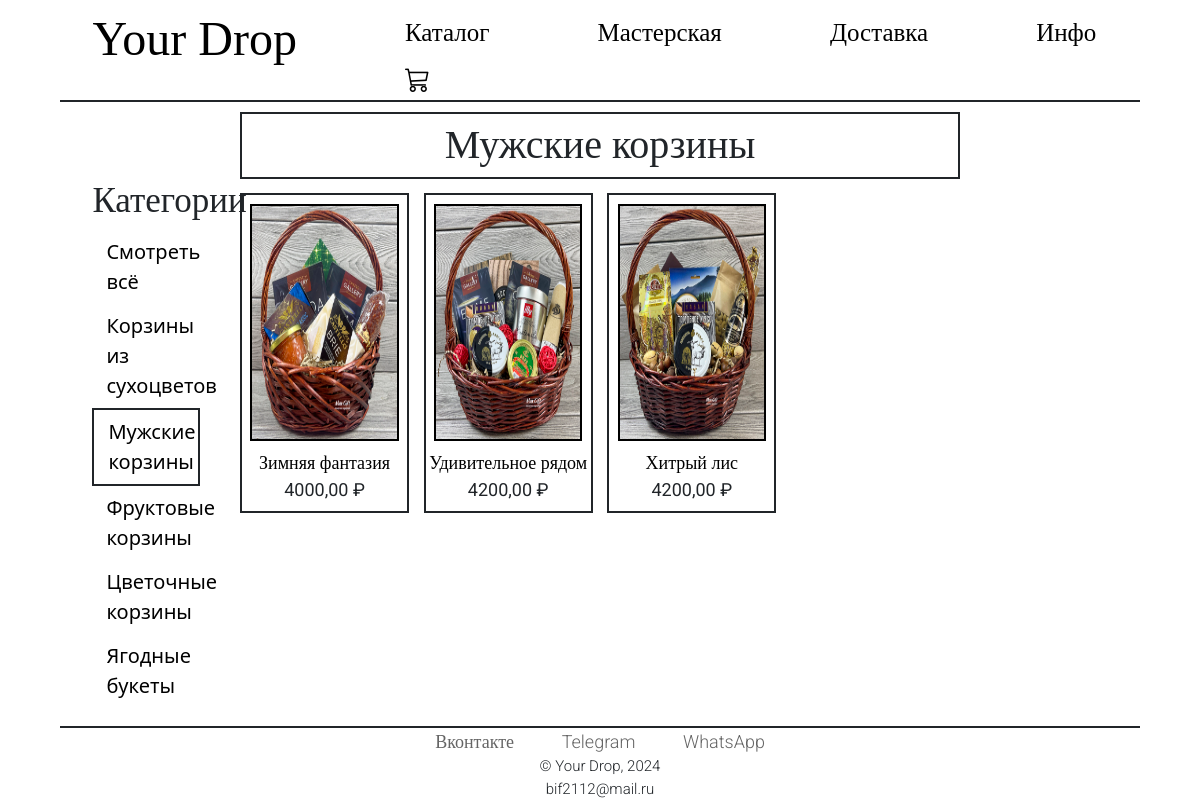
The page /shop/muzhskie-nabory/ on the database its author committed.
### shop/models.py (models this page shows, shortened)
class Category(models.Model):
    name = models.CharField(max_length=200, db_index=True)
    slug = models.SlugField(max_length=200, db_index=True, unique=True)
    class Meta:
        ordering = ('name',)
        verbose_name = 'Категория'
        verbose_name_plural = 'Категории'
    def get_absolute_url(self):
        return reverse('shop:product_list_by_category',
                       args=[self.slug])

class Product(models.Model):
    category = models.ForeignKey(Category, related_name='products', on_delete=models.CASCADE)
    name = models.CharField(max_length=200, db_index=True)
    slug = models.SlugField(max_length=200, db_index=True)
    image = models.ImageField(upload_to='products/%Y/%m/%d', blank=True)
    description = models.TextField(blank=True)
    price = models.DecimalField(max_digits=10, decimal_places=2)
    stock = models.PositiveIntegerField()
    available = models.BooleanField(default=True)
    created = models.DateTimeField(auto_now_add=True)
    updated = models.DateTimeField(auto_now=True)
    class Meta:
        ordering = ('name',)
        index_together = (('id', 'slug'),)
    def get_absolute_url(self):
        return reverse('shop:product_detail',
                        args=[self.id, self.slug])

### shop/views.py (the view)
# urls.py: path('', views.product_list, name='product_list'),
def product_list(request, category_slug=None):
    category = None
    categories = Category.objects.all()
    products = Product.objects.filter(available=True)
    if category_slug:
        category = get_object_or_404(Category, slug=category_slug)
        products = products.filter(category=category)
    return render(request,
                  'shop/product/list.html',
                  {'category': category,
                   'categories': categories,
                   'products': products})

### shop/templates/shop/product/list.html (shortened to what this page needs)
{% extends "main/base.html" %}
{% load static %}
{% block content %}
    <div id="sidebar">
        <h3>Категории</h3>
        <ul>
            <li {% if not category %}class="selected"{% endif %}>
                <a href="{% url 'shop:product_list' %}">Смотреть всё</a>
            </li>
            {% for c in categories %}
                <li {% if category.slug == c.slug %}class="selected"{% endif %}>
                    <a href="{{ c.get_absolute_url }}">{{ c.name }}</a>
                </li>
            {% endfor %}
        </ul>
    </div>
    <div id="main" class="product-list">
        <div class="category">
        <h1>{% if category %}{{ category.name }}{% else %}Каталог{% endif %}</h1>
        </div>
        {% for product in products %}
            <div class="item">
                <a href="{{ product.get_absolute_url }}">
                    <img src="{% if product.image %}{{ product.image.url }}{% else %}{% static 'main/img/no_image.png' %}{% endif %}">
                </a>
                <a href="{{ product.get_absolute_url }}">{{ product.name }}</a><br>
                {{ product.price }} ₽
            </div>
        {% endfor %}
    </div>
{% endblock %}

### main/static/main/css/base.css (style rules this page uses)
html { height: 100%; }
body { margin:0; padding:0; height: 100%; }
h1, h2, h3, h4, h5 , h6 { font-family: 'Roboto'; font-style: normal; font-weight: 400; }
a { text-decoration:none; color:#5993bb; }
#sidebar { width: 16%; padding-top: 7%; padding-left: 3%; padding-right: 3%; float:left; }
#sidebar h3 { font-size: 35px; }
#sidebar ul { font-size: 20px; margin:0; padding:0; }
#sidebar ul li { margin:0; list-style:none; padding:7px 14px; }
#sidebar ul li a { color: #000000; display:block; }
#sidebar ul li.selected { border: 2px solid; }
#sidebar ul li.selected a { color:#000000; }
#main { float:left; width: 68%; overflow:hidden; font-family: 'Roboto'; font-style: normal; font-weight: 400; font-size: 18px; }
.category h1 { text-align: center; font-size: 40px; margin: 1% 1%; padding: 1% 1%; border: 2px solid; }
.product-list .item { margin: 1% 1%; width:23%; height: 40vh; float:left; text-align:center; border: 2px solid; }
.product-list .item a { color: #000000; }
.product-list .item img { width:90%; height: 75%; margin:5%; border: 2px solid; }

### rows shown on the page
Category: name "Корзины из сухоцветов"
Category: name "Мужские корзины"
Category: name "Фруктовые корзины"
Category: name "Цветочные корзины"
Category: name "Ягодные букеты"
Product: image (picture), name "Зимняя фантазия", price "4000,00"
Product: image (picture), name "Удивительное рядом", price "4200,00"
Product: image (picture), name "Хитрый лис", price "4200,00"
